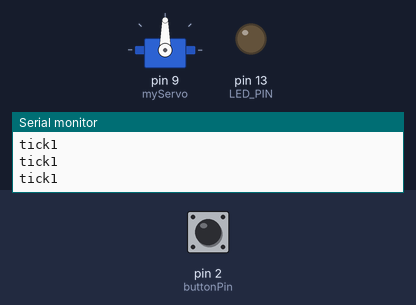
Bench run of a sketch on a simulated Arduino Uno, built with avr-gcc and run on an emulated ATmega328P. On the bench: servo, output pins drawn as LEDs (lit = HIGH), the last lines printed to the serial monitor. The test bench sets the inputs (shaded band); at power-on: pin 2 (buttonPin) HIGH.

Above: at 1.2 s.
1.3 s: pin 2 (buttonPin) pulled LOW for 0.15 s
At 2.6 s:
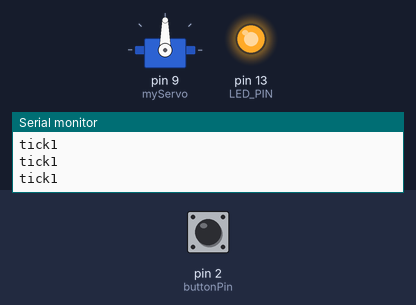
2.9 s: pin 2 (buttonPin) pulled LOW for 3.2 s
At 3.2 s:
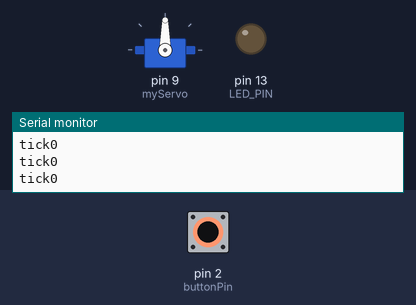
Timing chart, 0 to 7.6 s (numbered marks = the images above; inputs shaded):
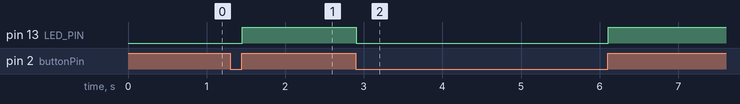

The sketch:

sketch.ino
```cpp
// A sketch: macros, globals, setup/loop and helper functions.
#include <Servo.h>

#define LED_PIN 13
#define BAUD 9600
#define SQUARE(x) ((x) * (x))
#define CLAMP(v, lo, hi) ((v) < (lo) ? (lo) : ((v) > (hi) ? (hi) : (v)))

const int buttonPin = 2;
constexpr int sampleCount = 16;
const byte pins[4] = {3, 4, 5, 6};
const char *greeting = "hello";

int ledState = HIGH;
int a = 1, b = 2;
unsigned long lastChange = 0;
static unsigned long lastReport;
volatile bool flag = false;
float readings[8];
int grid[4][4];
char *buffer;
Servo myServo;

#ifdef DEBUG
int debugLevel = 2;
#else
int debugLevel = 0;
#endif

int clampPin(int pin);
void report(const char *msg, int value);

void setup() {
  int local = 3;
  pinMode(LED_PIN, OUTPUT);
  Serial.begin(BAUD);
  myServo.attach(9);
  report(greeting, local);
}

void loop() {
  int reading = digitalRead(buttonPin);
  if (reading != ledState) {
    ledState = reading;
    digitalWrite(LED_PIN, ledState);
  }
  report("tick", clampPin(reading));
}

int clampPin(int pin) {
  int result = CLAMP(pin, 0, 13);
  return result;
}

void report(const char *msg, int value) {
  Serial.print(msg);
  Serial.println(value);
}

static inline long twice(long v) {
  return v * 2;
}

char *nameOf(int id) {
  return buffer;
}
```

types.ino
```cpp
// Classes, structs, enums, typedefs, namespaces and templates.
struct Point {
  int x;
  int y;
};

struct Reading {
  float value;
  const char *label;
  int history[4];
  Reading *next;
};

typedef unsigned char byte2;
typedef struct {
  int id;
} Pair;
typedef void (*Handler)(int);
using Callback = void (*)(int);
using Counter = unsigned long;

enum Mode { OFF, ON };
enum class State : unsigned char { Idle, Busy };

union Packet {
  int whole;
  float part;
};

class Sensor {
 public:
  Sensor(int pin);
  ~Sensor();
  int read();
  void begin() { started = true; }
  bool operator==(const Sensor &other) const { return pin == other.pin; }
  static int count;

 private:
  int pin;
  bool started;
  float scale = 1.0;
};

class Led;

Sensor::Sensor(int p) : pin(p), started(false) {}

Sensor::~Sensor() {}

int Sensor::read() {
  return analogRead(pin);
}

namespace util {
const int limit = 10;
int helper(int v) {
  return v;
}
}

template <typename T>
T maxOf(T a, T b) {
  return a > b ? a : b;
}

template <typename T>
class Buffer {
 public:
  void push(T v);
  T items[8];
};
```

Measured:
- after the input at 1.3 s, pin 13 (LED_PIN): LOW → HIGH after 0.16 s
- after the input at 2.9 s, pin 13 (LED_PIN): HIGH → LOW at once, → HIGH 3.2 s later
